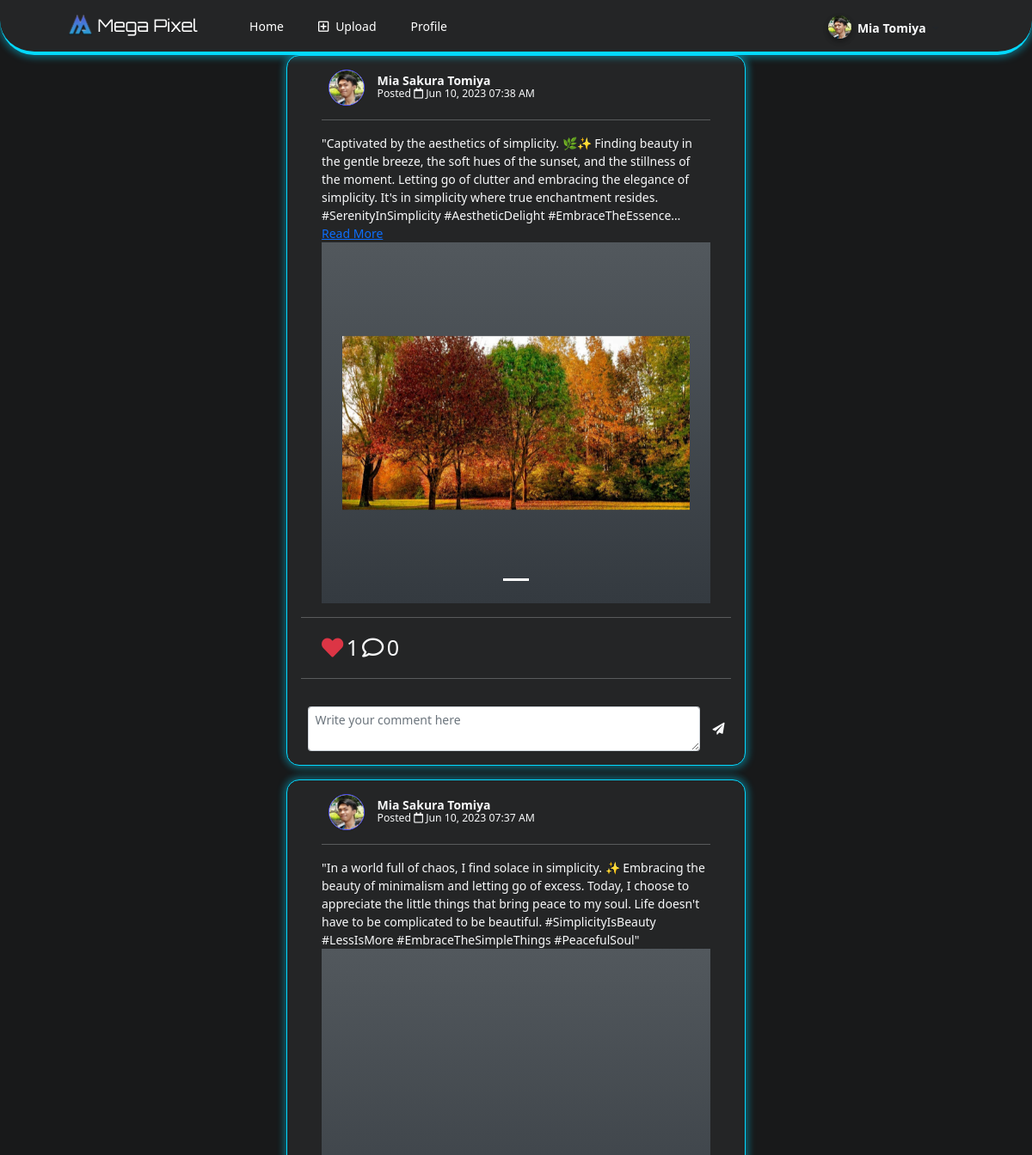
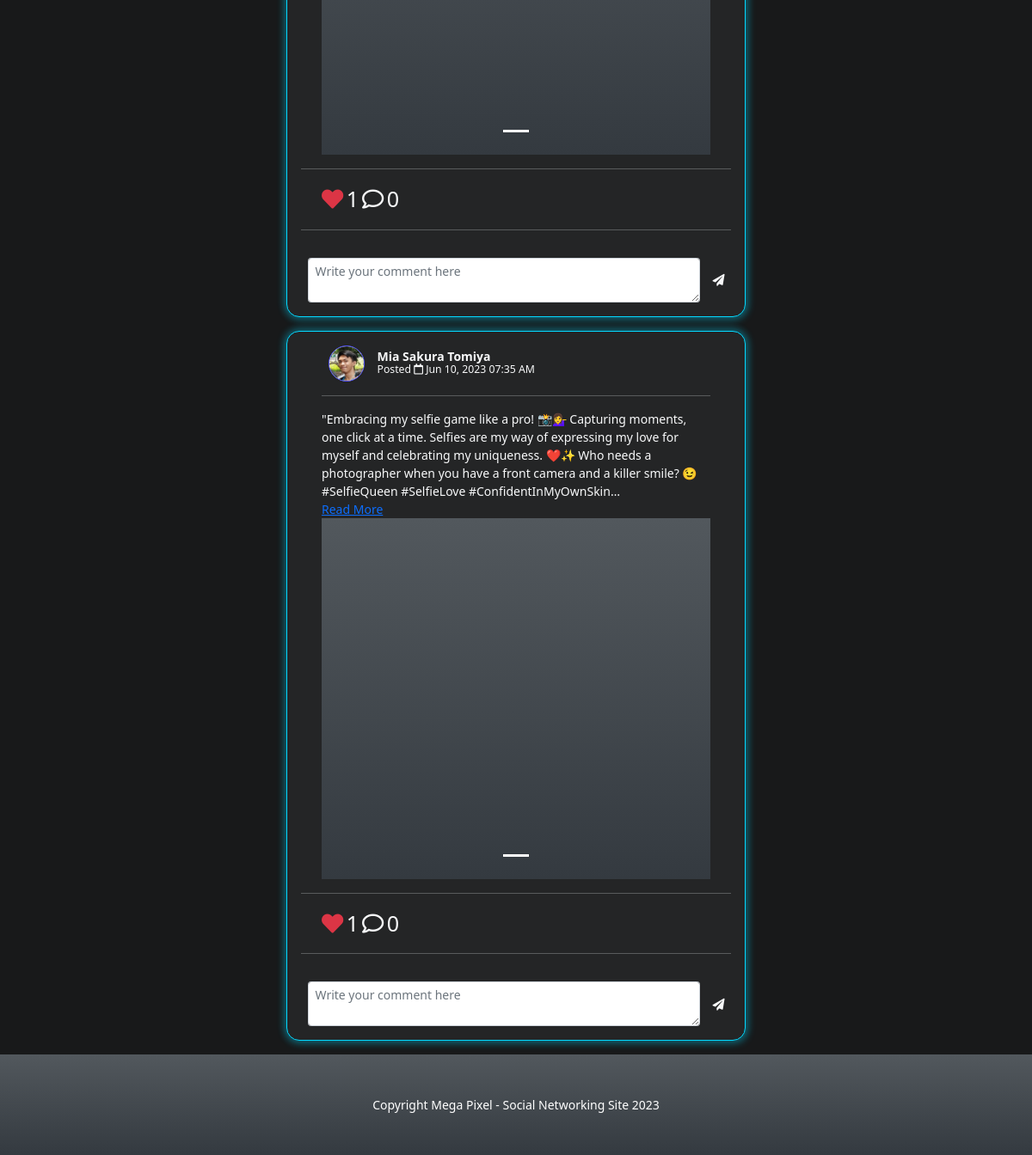
Page /user/index.php (signed in) on the committed database (2 pictures, top to bottom).
### tables this page shows
CREATE TABLE `post_list` (
  `id` int(30) NOT NULL,
  `member_id` int(30) NOT NULL,
  `caption` text NOT NULL,
  `upload_path` text NOT NULL,
  `date_created` datetime NOT NULL DEFAULT current_timestamp(),
  `date_updated` datetime NOT NULL DEFAULT current_timestamp() ON UPDATE current_timestamp()
);

CREATE TABLE `member_list` (
  `id` int(30) NOT NULL,
  `firstname` text NOT NULL,
  `middlename` text DEFAULT NULL,
  `lastname` text NOT NULL,
  `email` text NOT NULL,
  `password` text NOT NULL,
  `avatar` text DEFAULT NULL,
  `status` tinyint(1) NOT NULL DEFAULT 0 COMMENT '0=Pending, 1=Approved, 2 = Denied, 3=Blocked',
  `date_created` datetime NOT NULL DEFAULT current_timestamp(),
  `date_updated` datetime NOT NULL DEFAULT current_timestamp() ON UPDATE current_timestamp()
);

### classes/DBConnection.php (called while the page is built, shortened)
<?php
class DBConnection{
    private $host = DB_SERVER;
    private $username = DB_USERNAME;
    private $password = DB_PASSWORD;
    private $database = DB_NAME;
    public $conn;
    public function __construct(){
        if (!isset($this->conn)) {
            $this->conn = new mysqli($this->host, $this->username, $this->password, $this->database);
        }
    }
}
?>

### classes/SystemSettings.php (called while the page is built, shortened)
<?php
class SystemSettings extends DBConnection{
	function userdata($field = ''){
		if(!empty($field)){
			if(isset($_SESSION['userdata'][$field]))
				return $_SESSION['userdata'][$field];
			else
				return null;
		}else{
			return false;
		}
	}
	function info($field=''){
		if(!empty($field)){
			if(isset($_SESSION['system_info'][$field]))
				return $_SESSION['system_info'][$field];
			else
				return false;
		}else{
			return false;
		}
	}
}
$_settings = new SystemSettings();
?>

### config.php (called while the page is built, shortened)
<?php
require_once('classes/DBConnection.php');
require_once('classes/SystemSettings.php');
function validate_image($file){
	if(!empty($file)){
        $ex = explode("?",$file);
        $file = $ex[0];
        $ts = isset($ex[1]) ? "?".$ex[1] : '';
		if(is_file(base_app.$file)){
			return base_url.$file.$ts;
		}else{
			return base_url.'dist/img/no-image-available.png';
		}
	}else{
		return base_url.'dist/img/no-image-available.png';
	}
}
function format_num($number = '' , $decimal = ''){
    if(is_numeric($number)){
        $ex = explode(".",$number);
        $decLen = isset($ex[1]) ? strlen($ex[1]) : 0;
        if(is_numeric($decimal)){
            return number_format($number,$decimal);
        }else{
            return number_format($number,$decLen);
        }
    }else{
        return "Invalid Input";
    }
}
?>

### user/home.php (the view, shortened to what this page needs)
<div class="container">
  <div class="row justify-content-center">
    <div class="col-lg-6 col-md-8 col-sm-12 col-xs-12">
      <?php
       $qry = $conn->query("SELECT p.*, concat(m.firstname, ' ', coalesce(concat(m.middlename,' '),''),m.lastname) as `name`, m.avatar, COALESCE((SELECT count(member_id) FROM `like_list` where post_id = p.id),0) as `likes`, COALESCE((SELECT count(member_id) FROM `comment_list` where post_id = p.id),0) as `comments` FROM post_list p inner join `member_list` m on p.member_id = m.id order by unix_timestamp(p.date_updated) desc");
       while($row = $qry->fetch_assoc()):
			  $qry_like = $conn->query("SELECT post_id FROM `like_list` where post_id = '{$row['id']}' and member_id = '{$_settings->userdata('id')}'")->num_rows > 0;
      ?>
      <div class="card rounded-0 shadow">
        <div class="card-body">
          <div class="container-fluid">
            <div class="d-flex w-100 align-items-center">
              <div class="col-auto">
                <img src="<?= validate_image($row['avatar']) ?>" alt="" class="avatar-img img-thumbnail rounded-circle p-0">
              </div>
              <div class="col-auto flex-shrink-1 flex-grow-1">
                <div style="line-height:1em">
                <div class="font-weight-bolder"><?= $row['name'] ?></div>
                <div class="text-meted"><small>Posted <i class="far fa-calendar"></i> <?=  date("M d, Y h:i A", strtotime($row['date_created'])) ?></small></div>
                </div>
              </div>
            </div>
            <hr>
            <div>
              <div class="truncate-5 truncated-text"><?= str_replace(["\n\r","\n","\r"], "<br />", $row['caption'])  ?></div>
              <a href="javascript:void(0)" class="seemore d-none">Read More</a>
            </div>
            <div class="container-fluid bg-gradient-dark" style="height: 30em !important">
              <?php
              if(isset($row['upload_path']) && is_dir(base_app.$row['upload_path'])):
              $files = array();
              $fopen = scandir(base_app.$row['upload_path']);
              if(count($fopen) > 2):
              ?>
              <?php
                foreach($fopen as $fname){
                if(in_array($fname,array('.','..')))
                  continue;
                $files[]= validate_image($row['upload_path'].$fname);
                }
              ?>
              <div id="post<?= $row['id'] ?>"  class="carousel slide h-100" data-interval="false">
              <ol class="carousel-indicators">
                  <?php foreach($files as $k => $img): ?>
                    <li data-target="#post<?= $row['id'] ?>" data-slide-to="<?= $k ?>" class=" <?php echo $k == 0? 'active': '' ?>"></li>
                  <?php endforeach; ?>
              </ol>
                <div class="carousel-inner h-100">
                  <?php foreach($files as $k => $img): ?>
                  <div class="carousel-item  h-100 <?php echo $k == 0? 'active': '' ?>">
                    <img class="d-block w-100  h-100" style="object-fit:scale-down" src="<?php echo $img ?>" alt="">
                  </div>
                  <?php endforeach; ?>
                </div>
              </div>
              <?php endif; ?>
              <?php endif; ?>
            </div>
            <hr class="mx-n4">
            <?php if(isset($qry_like) && !! $qry_like): ?>
            <a href="javascript:void(0)" data-like='true' class="text-reset text-decoration-none like_post" data-id="<?= $row['id'] ?>"><i class="fa fa-heart text-danger"></i></a>
            <?php else: ?>
            <a href="javascript:void(0)" data-like='false' class="text-reset text-decoration-none like_post" data-id="<?= $row['id'] ?>"><i class="far fa-heart"></i></a>
            <?php endif; ?>
            <span class="like-count font-style-italic"><?= format_num($row['likes']) ?></span>
            <a href="javascript:void(0)" class="text-reset text-decoration-none post_comments" data-id="<?= $row['id'] ?>"><i class="far fa-comment"></i></a>
            <span class="comment-count font-style-italic"><?= format_num($row['comments']) ?></span>
            <hr class="mx-n4 mb-3">
            <div class="mx-n4">
              <div class="d-flex align-items-center w-100">
                <div class="col-auto flex-shrink-1 flex-grow-1">
                  <textarea rows="2" class="form-control form-control-sm comment-field" data-id = '<?= $row['id'] ?>' placeholder="Write your comment here"></textarea>
                </div>
                <div class="col-auto ">
                  <a href="javascript:void(0)" class="text-reset text-decoration-none submit-comment"><i class="fa fa-paper-plane"></i></a>
                </div>
              </div>
            </div>
          </div>
        </div>
      </div>
      <?php endwhile; ?>
    </div>
  </div>
</div>

### user/index.php (shortened to what this page needs)
<?php require_once('./../config.php'); ?>
 <!DOCTYPE html>
<html lang="en" class="" style="height: auto;">
<?php require_once('inc/header.php') ?>
  <body class="layout-top-nav text-sm layout-navbar-fixed" data-new-gr-c-s-check-loaded="14.991.0" data-gr-ext-installed="" style="height: auto;">
    <div class="wrapper">
     <?php require_once('inc/topBarNav.php') ?>
     <?php $page = isset($_GET['page']) ? $_GET['page'] : 'home';  ?>
      <div class="content-wrapper  pt-3" style="">
        <section class="content  text-light">
          <div class="container">
            <?php
              if(!file_exists($page.".php") && !is_dir($page)){
                  include '404.html';
              }else{
                if(is_dir($page))
                  include $page.'/index.php';
                else
                  include $page.'.php';
              }
            ?>
          </div>
        </section>
      </div>
      <?php require_once('inc/footer.php') ?>
  </body>
</html>

### user/inc/header.php (shortened to what this page needs)
<head>
    <link rel="stylesheet" href="<?php echo base_url ?>plugins/fontawesome-free/css/all.min.css">
    <link rel="stylesheet" href="<?php echo base_url ?>plugins/tempusdominus-bootstrap-4/css/tempusdominus-bootstrap-4.min.css">
  <link rel="stylesheet" href="<?php echo base_url ?>plugins/datatables-bs4/css/dataTables.bootstrap4.min.css">
  <link rel="stylesheet" href="<?php echo base_url ?>plugins/datatables-responsive/css/responsive.bootstrap4.min.css">
  <link rel="stylesheet" href="<?php echo base_url ?>plugins/datatables-buttons/css/buttons.bootstrap4.min.css">
  <link rel="stylesheet" href="<?php echo base_url ?>plugins/select2/css/select2.min.css">
  <link rel="stylesheet" href="<?php echo base_url ?>plugins/select2-bootstrap4-theme/select2-bootstrap4.min.css">
    <link rel="stylesheet" href="<?php echo base_url ?>plugins/icheck-bootstrap/icheck-bootstrap.min.css">
    <link rel="stylesheet" href="<?php echo base_url ?>plugins/jqvmap/jqvmap.min.css">
    <link rel="stylesheet" href="<?php echo base_url ?>plugins/dropzone/min/dropzone.min.css">
    <link rel="stylesheet" href="<?php echo base_url ?>dist/css/adminlte.css">
    <link rel="stylesheet" href="<?php echo base_url ?>dist/css/custom.css">
    <link rel="stylesheet" href="<?php echo base_url ?>assets/css/styles.css">
    <link rel="stylesheet" href="<?php echo base_url ?>plugins/overlayScrollbars/css/OverlayScrollbars.min.css">
    <link rel="stylesheet" href="<?php echo base_url ?>plugins/daterangepicker/daterangepicker.css">
    <link rel="stylesheet" href="<?php echo base_url ?>plugins/summernote/summernote-bs4.min.css">
  <link rel="stylesheet" href="<?php echo base_url ?>plugins/sweetalert2-theme-bootstrap-4/bootstrap-4.min.css">
  </head>

### user/inc/topBarNav.php (shortened to what this page needs)
<nav class="bottomdes addspace main-header navbar navbar-expand-lg navbar-light border-bottom border-4 shadow">
            <div class="container px-4 px-lg-5 ">
                <a class="navbar-brand webtitle" href="./">
                <img src="<?php echo validate_image($_settings->info('logo')) ?>" width="30" height="30" class="d-inline-block align-top" alt="" loading="lazy">
                Mega Pixel
                </a>
                <div class="collapse navbar-collapse" id="navbarSupportedContent">
                    <ul class="navbar-nav me-auto mb-2 mb-lg-0 ms-lg-4">
                        <li class="nav-item"><a class="nav-link" aria-current="page" href="./">Home</a></li>
                        <li class="nav-item"><a class="nav-link" id="upload-modal" aria-current="page" href="javascript:void(0)"><i class="far fa-plus-square mr-2"></i>Upload</a></li>
                        <li class="nav-item"><a class="nav-link" aria-current="page" href="./?page=user/profile">Profile</a></li>
                    </ul>
                    <div class="d-flex align-items-center">
                      <div class="btn-group nav-link text-reset">
                        <button type="button" class="btn btn-rounded badge badge-light dropdown-toggle dropdown-icon  text-reset" data-toggle="dropdown">
                          <span><img src="<?php echo validate_image($_settings->userdata('avatar')) ?>" class="img-circle elevation-2 user-img" alt="User Image"></span>
                          <span class="ml-3 text-light"><?php echo ucwords($_settings->userdata('firstname').' '.$_settings->userdata('lastname')) ?></span>
                        </button>
                    </div>
                    </div>
                </div>
            </div>
        </nav>

### user/inc/footer.php (shortened to what this page needs)
<footer class="py-5 bg-gradient-dark">
        <div class="container">
          <p class="m-0 text-center text-white">Copyright Mega Pixel - Social Networking Site 2023</p>
      </div>
    </footer>

### user/inc/topBarNav.php (style rules this page uses)
.user-img { position: absolute; height: 27px; width: 27px; object-fit: cover; left: -7%; top: -12%; }

### user/home.php (style rules this page uses)
.avatar-img { height: 3em; width: 3em !important; object-fit: cover; object-position: center; }

### rows in the picture
post_list: member.avatar (picture), name "Mia Sakura Tomiya", date_created "Jun 10, 2023 07:38 AM", caption "\"Captivated by the aesthetics of simplicity. 🌿✨ Finding beauty in the gentle breeze, the soft hues of the sunset, and the stillness of the moment. Letting go of clutter and embracing the elegance of simplicity. It's in simplicity where true enchantment resides. #SerenityInSimplicity #AestheticDelight…", likes "1", comments "0", id "Write your comment here"
post_list: member.avatar (picture), name "Mia Sakura Tomiya", date_created "Jun 10, 2023 07:37 AM", caption "\"In a world full of chaos, I find solace in simplicity. ✨ Embracing the beauty of minimalism and letting go of excess. Today, I choose to appreciate the little things that bring peace to my soul. Life doesn't have to be complicated to be beautiful. #SimplicityIsBeauty #LessIsMore #EmbraceTheSimpleThings #PeacefulSoul\"", likes "1", comments "0", id "Write your comment here"
post_list: member.avatar (picture), name "Mia Sakura Tomiya", date_created "Jun 10, 2023 07:35 AM", caption "\"Embracing my selfie game like a pro! 📸💁‍♀️ Capturing moments, one click at a time. Selfies are my way of expressing my love for myself and celebrating my uniqueness. ❤️✨ Who needs a photographer when you have a front camera and a killer smile? 😉 #SelfieQueen #SelfieLove…", likes "1", comments "0", id "Write your comment here"

### other values in the picture
$_settings->userdata('firstname').' '.$_settings->userdata('lastname') "Mia Tomiya"
